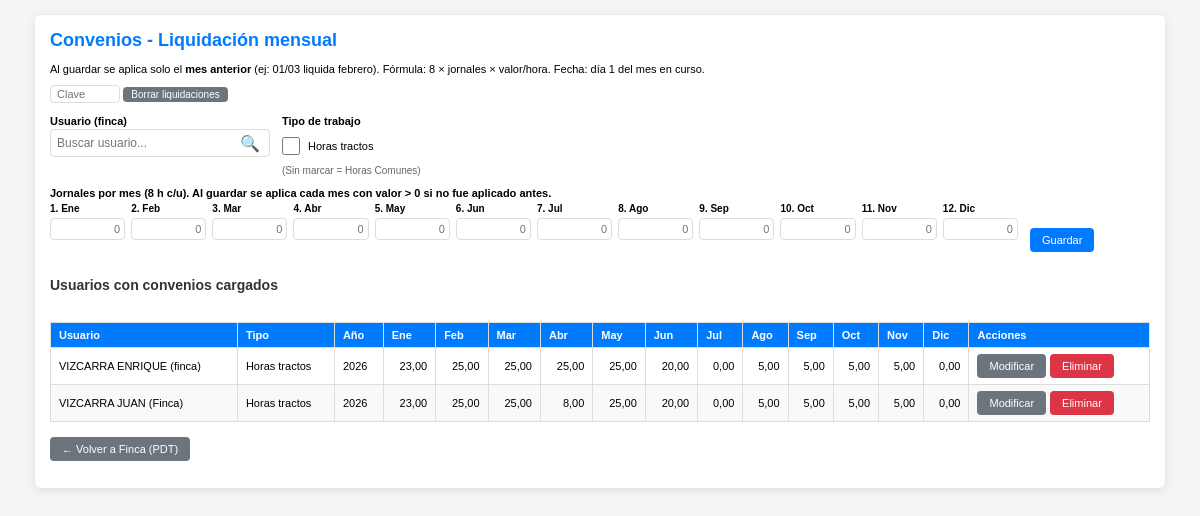
The app's page /gestionar_convenios.php (signed in) with its own data.
### tables this page shows
CREATE TABLE `convenios_finca` (
  `id` int(11) NOT NULL AUTO_INCREMENT,
  `usuario_id` int(11) NOT NULL,
  `tipo_trabajo` varchar(50) NOT NULL DEFAULT 'Horas Comunes',
  `anio` int(11) NOT NULL,
  `monto_mes_1` decimal(12,2) DEFAULT 0.00,
  `monto_mes_2` decimal(12,2) DEFAULT 0.00,
  `monto_mes_3` decimal(12,2) DEFAULT 0.00,
  `monto_mes_4` decimal(12,2) DEFAULT 0.00,
  `monto_mes_5` decimal(12,2) DEFAULT 0.00,
  `monto_mes_6` decimal(12,2) DEFAULT 0.00,
  `monto_mes_7` decimal(12,2) DEFAULT 0.00,
  `monto_mes_8` decimal(12,2) DEFAULT 0.00,
  `monto_mes_9` decimal(12,2) DEFAULT 0.00,
  `monto_mes_10` decimal(12,2) DEFAULT 0.00,
  `monto_mes_11` decimal(12,2) DEFAULT 0.00,
  `monto_mes_12` decimal(12,2) DEFAULT 0.00,
  `fecha_creacion` timestamp NULL DEFAULT current_timestamp(),
  PRIMARY KEY (`id`),
  UNIQUE KEY `uk_usuario_tipo_anio` (`usuario_id`,`tipo_trabajo`,`anio`),
  KEY `idx_usuario` (`usuario_id`),
  KEY `idx_anio` (`anio`),
  CONSTRAINT `convenios_finca_ibfk_1` FOREIGN KEY (`usuario_id`) REFERENCES `usuarios` (`id`) ON DELETE CASCADE
);

CREATE TABLE `usuarios` (
  `id` int(11) NOT NULL AUTO_INCREMENT,
  `acceso_creador_id` int(11) DEFAULT NULL COMMENT 'NULL=principal',
  `apellido` varchar(150) NOT NULL,
  `dni` varchar(20) NOT NULL,
  `cuit` varchar(25) DEFAULT NULL,
  `domicilio` varchar(200) DEFAULT NULL,
  `email` varchar(100) DEFAULT NULL,
  `celular` varchar(20) DEFAULT NULL,
  `consorcio` varchar(100) DEFAULT NULL,
  PRIMARY KEY (`id`),
  KEY `idx_acceso_creador` (`acceso_creador_id`)
);

### gestionar_convenios.php (the view, shortened to what this page needs)
<?php
require_once __DIR__ . '/config_clave_borrado.php';
$editar_id = null;
$fila_edit = null;
$lista = mysqli_query($conexion, "
    SELECT c.*, u.apellido AS usuario_nombre
    FROM convenios_finca c
    INNER JOIN usuarios u ON u.id = c.usuario_id
    ORDER BY c.anio DESC, u.apellido ASC, c.tipo_trabajo ASC
");
?>
<!DOCTYPE html>
<html lang="es">
<head>
</head>
<body>
    <div class="container">
        <h2>Convenios - Liquidación mensual</h2>
        <p style="margin:0 0 10px 0; font-size:11px;">Al guardar se aplica solo el <strong>mes anterior</strong> (ej: 01/03 liquida febrero). Fórmula: 8 × jornales × valor/hora. Fecha: día 1 del mes en curso.
        <form method="POST" style="display:inline;" onsubmit="return confirm('¿Borrar todas las liquidaciones de convenios?');">
            <input type="password" name="clave_limpiar" placeholder="Clave" required style="width:70px; padding:2px 6px; font-size:11px;" maxlength="10" autocomplete="off">
            <button type="submit" class="btn btn-secondary" style="padding:2px 8px; font-size:10px;">Borrar liquidaciones</button>
        </form>
        </p>
        <form method="POST" class="form-nav-enter">
            <div class="form-row">
                <div class="campo" style="flex: 0 0 220px;">
                    <label>Usuario (finca)</label>
                    <div class="buscador-usuario">
                        <input type="text" id="buscadorUsuario" placeholder="Buscar usuario..." autocomplete="off"
                            value="<?= $fila_edit ? htmlspecialchars($fila_edit['usuario_nombre'] ?? '') : '' ?>">
                        <span class="ico-lupa" aria-hidden="true">🔍</span>
                    </div>
                </div>
                <div class="campo" style="flex: 0 0 180px;">
                    <label>Tipo de trabajo</label>
                    <div class="checkbox-wrapper">
                        <input type="checkbox" name="tipo_tractor" id="tipo_tractor" value="1"
                            <?= ($fila_edit && ($fila_edit['tipo_trabajo'] ?? '') === 'Horas tractos') ? 'checked' : '' ?>>
                        <label for="tipo_tractor" style="margin:0; font-weight:normal;">Horas tractos</label>
                    </div>
                    <span style="font-size: 10px; color: #666;">(Sin marcar = Horas Comunes)</span>
                </div>
            </div>
            <div class="form-row">
                <div class="campo" style="flex: 2;">
                    <label>Jornales por mes (8 h c/u). Al guardar se aplica cada mes con valor &gt; 0 si no fue aplicado antes.</label>
                    <div class="grid-meses">
                        <?php for ($m = 1; $m <= 12; $m++):
                            $nombres = ['Ene','Feb','Mar','Abr','May','Jun','Jul','Ago','Sep','Oct','Nov','Dic'];
                            $val = $fila_edit ? ($fila_edit["monto_mes_$m"] ?? 0) : '';
                        ?>
                            <div class="mes-campo">
                                <label><?= $m ?>. <?= $nombres[$m-1] ?></label>
                                <input type="text" name="mes_<?= $m ?>" placeholder="0" value="<?= htmlspecialchars($val) ?>" inputmode="decimal">
                            </div>
                        <?php endfor; ?>
                    </div>
                </div>
                <div class="campo" style="flex: 0; align-self: flex-end;">
                    <button type="submit" name="guardar" class="btn btn-primary"><?= $editar_id ? 'Actualizar' : 'Guardar' ?></button>
                </div>
            </div>
        </form>
        <h3 style="margin-top: 25px; font-size: 14px; color: #333;">Usuarios con convenios cargados</h3>
        <div class="wrap-tabla">
            <table>
                <thead>
                    <tr>
                        <th>Usuario</th>
                        <th>Tipo</th>
                        <th>Año</th>
                        <th>Ene</th><th>Feb</th><th>Mar</th><th>Abr</th><th>May</th><th>Jun</th>
                        <th>Jul</th><th>Ago</th><th>Sep</th><th>Oct</th><th>Nov</th><th>Dic</th>
                        <th>Acciones</th>
                    </tr>
                </thead>
                <tbody>
                    <?php if ($lista && mysqli_num_rows($lista) > 0): ?>
                        <?php while ($f = mysqli_fetch_assoc($lista)): ?>
                            <tr>
                                <td><?= htmlspecialchars($f['usuario_nombre']) ?></td>
                                <td><?= htmlspecialchars($f['tipo_trabajo']) ?></td>
                                <td><?= $f['anio'] ?></td>
                                <?php for ($m = 1; $m <= 12; $m++): ?>
                                    <td style="text-align:right;"><?= number_format((float)($f["monto_mes_$m"] ?? 0), 2, ',', '.') ?></td>
                                <?php endfor; ?>
                                <td>
                                    <div class="acciones">
                                        <form method="POST" style="display:inline;">
                                            <button type="submit" name="editar" class="btn btn-secondary">Modificar</button>
                                        </form>
                                        <form method="POST" style="display:inline;" onsubmit="return confirm('¿Eliminar este convenio?');">
                                            <button type="submit" name="eliminar" class="btn btn-danger">Eliminar</button>
                                        </form>
                                    </div>
                                </td>
                            </tr>
                        <?php endwhile; ?>
                    <?php else: ?>
                        <tr>
                            <td colspan="16" style="text-align:center; padding:15px; color:#666;">No hay convenios cargados. Agregue el primero.</td>
                        </tr>
                    <?php endif; ?>
                </tbody>
            </table>
        </div>
        <p class="volver">
            <a href="gestionar_convenios.php?salir=1" class="btn btn-secondary">← Volver a Finca (PDT)</a>
        </p>
    </div>
</body>
</html>

### gestionar_convenios.php (style rules this page uses)
body { font-family: Arial, sans-serif; margin: 15px; background: #f5f5f5; font-size: 12px; }
.container { max-width: 1100px; margin: 0 auto; background: white; padding: 15px; border-radius: 6px; box-shadow: 0 2px 10px rgba(0,0,0,0.1); }
h2 { color: #007bff; margin-top: 0; margin-bottom: 12px; font-size: 18px; }
label { display: block; margin-bottom: 2px; font-weight: bold; font-size: 11px; }
input, select, textarea { padding: 6px; border: 1px solid #ddd; border-radius: 4px; width: 100%; box-sizing: border-box; font-size: 12px; }
.form-row { display: flex; gap: 12px; margin-bottom: 10px; flex-wrap: wrap; }
.form-row .campo { flex: 1; min-width: 120px; }
.btn { padding: 6px 12px; border: none; border-radius: 4px; cursor: pointer; font-size: 11px; text-decoration: none; display: inline-block; }
.btn-primary { background: #007bff; color: white; }
.btn-secondary { background: #6c757d; color: white; }
.btn-danger { background: #dc3545; color: white; }
table { width: 100%; border-collapse: collapse; margin-top: 15px; font-size: 11px; }
th, td { border: 1px solid #ddd; padding: 6px 8px; text-align: left; }
th { background: #007bff; color: white; }
tr:nth-child(even) { background: #f9f9f9; }
.acciones { display: flex; gap: 4px; flex-wrap: wrap; }
.volver { margin-top: 15px; }
.buscador-usuario { position: relative; overflow: visible; }
.buscador-usuario input[type="text"] { padding-right: 36px; }
.buscador-usuario .ico-lupa { position: absolute; right: 10px; top: 50%; transform: translateY(-50%); pointer-events: none; color: #6c757d; font-size: 1rem; }
.grid-meses { display: grid; grid-template-columns: repeat(12, 1fr); gap: 6px; margin-bottom: 12px; }
.grid-meses .mes-campo { min-width: 0; }
.grid-meses .mes-campo label { font-size: 10px; padding: 2px 0; }
.grid-meses .mes-campo input { width: 100%; padding: 4px; font-size: 11px; text-align: right; }
.checkbox-wrapper { display: flex; align-items: center; gap: 8px; padding: 8px 0; }
.checkbox-wrapper input[type="checkbox"] { width: 18px; height: 18px; margin: 0; }
.wrap-tabla { overflow-x: auto; }

### records on screen
convenios_finca: usuario.apellido "VIZCARRA ENRIQUE (finca)", tipo_trabajo "Horas tractos", anio "2026", monto_mes_1 "23,00", monto_mes_2 "25,00", monto_mes_3 "25,00", monto_mes_4 "25,00", monto_mes_5 "25,00", monto_mes_6 "20,00", monto_mes_7 "0,00", monto_mes_8 "5,00", monto_mes_9 "5,00", monto_mes_10 "5,00", monto_mes_11 "5,00", monto_mes_12 "0,00"
convenios_finca: usuario.apellido "VIZCARRA JUAN (Finca)", tipo_trabajo "Horas tractos", anio "2026", monto_mes_1 "23,00", monto_mes_2 "25,00", monto_mes_3 "25,00", monto_mes_4 "8,00", monto_mes_5 "25,00", monto_mes_6 "20,00", monto_mes_7 "0,00", monto_mes_8 "5,00", monto_mes_9 "5,00", monto_mes_10 "5,00", monto_mes_11 "5,00", monto_mes_12 "0,00"

### other values on screen
$nombres[$m-1] "Ene"
$nombres[$m-1] "Feb"
$nombres[$m-1] "Mar"
$nombres[$m-1] "Abr"
$nombres[$m-1] "May"
$nombres[$m-1] "Jun"
$nombres[$m-1] "Jul"
$nombres[$m-1] "Ago"
$nombres[$m-1] "Sep"
$nombres[$m-1] "Oct"
$nombres[$m-1] "Nov"
$nombres[$m-1] "Dic"
